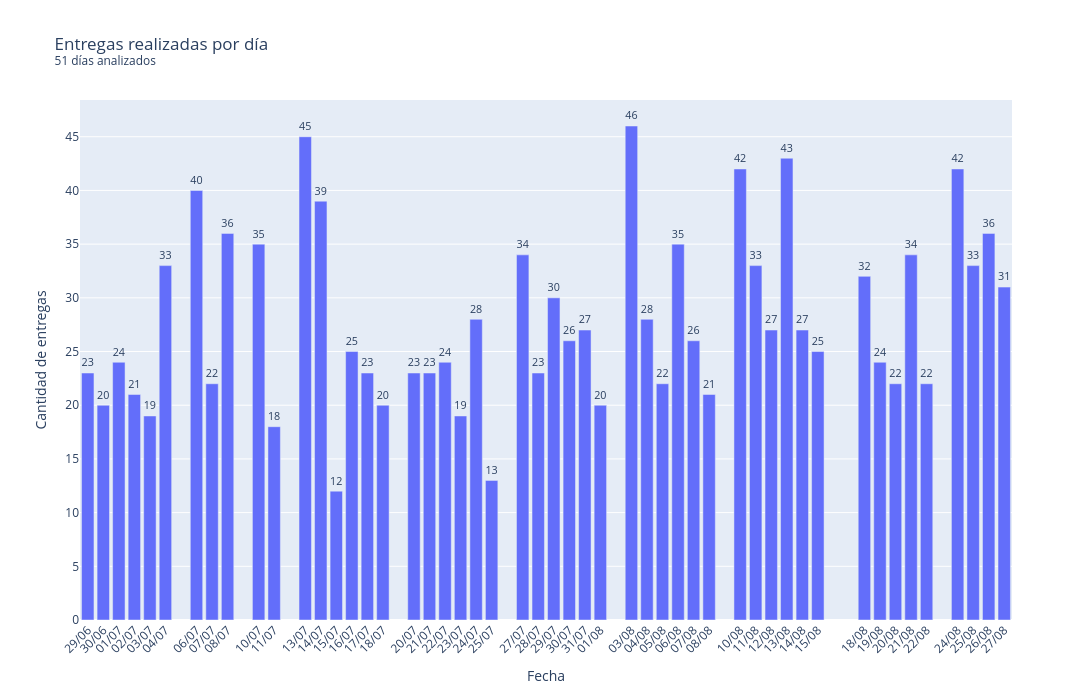

Notebook code for this chart:
### Markdown cell above
## 5. Entregas realizadas por día

Este análisis muestra la evolución del volumen de entregas a lo largo del período analizado.

La distribución diaria permite identificar patrones de actividad, días de mayor carga operativa y posibles variaciones en la demanda.

La visualización utiliza barras verticales para facilitar la comparación entre jornadas y detectar rápidamente los días con mayor cantidad de entregas.

Este indicador puede ser útil para la planificación de recorridos, organización de recursos y anticipación de jornadas de mayor volumen.

### Code cell
df_day = get_deliveries_by_day()

df_day["fecha"] = pd.to_datetime(
    df_day["fecha"],
    errors="coerce"
)

fig = px.bar(
    df_day,
    x="fecha",
    y="total_entregas",
    text="total_entregas",
    title=(
        f"Entregas realizadas por día"
        f"<br><sup>{dias_analizados} días analizados</sup>"
    ),
    labels={
        "fecha": "Fecha",
        "total_entregas": "Cantidad de entregas",
    },
)

fig.update_traces(
    textposition="outside"
)

fig.update_layout(
    width=1400,
    height=700,
    xaxis=dict(
        tickmode="array",
        tickvals=df_day["fecha"],
        ticktext=df_day["fecha"].dt.strftime("%d/%m"),
        tickangle=-45,
    ),
    xaxis_title="Fecha",
    yaxis_title="Cantidad de entregas",
)

fig.show()

### Figure 1 — Plotly figure (JSON) as saved in the notebook; plotly's stock layout.template omitted (floating-point values rounded to 4 significant figures)
{"data": [{"hovertemplate": "Fecha=%{x}<br>Cantidad de entregas=%{text}<extra></extra>", "legendgroup": "", "marker": {"color": "#636efa", "pattern": {"shape": ""}}, "name": "", "orientation": "v", "showlegend": false, "text": [23.0, 20.0, 24.0, 21.0, 19.0, 33.0, 40.0, 22.0, 36.0, 35.0, 18.0, 45.0, 39.0, 12.0, 25.0, 23.0, 20.0, 23.0, 23.0, 24.0, 19.0, 28.0, 13.0, 34.0, 23.0, 30.0, 26.0, 27.0, 20.0, 46.0, 28.0, 22.0, 35.0, 26.0, 21.0, 42.0, 33.0, 27.0, 43.0, 27.0, 25.0, 32.0, 24.0, 22.0, 34.0, 22.0, 42.0, 33.0, 36.0, 31.0], "textposition": "outside", "type": "bar", "x": ["2026-06-29T00:00:00", "2026-06-30T00:00:00", "2026-07-01T00:00:00", "2026-07-02T00:00:00", "2026-07-03T00:00:00", "2026-07-04T00:00:00", "2026-07-06T00:00:00", "2026-07-07T00:00:00", "2026-07-08T00:00:00", "2026-07-10T00:00:00", "2026-07-11T00:00:00", "2026-07-13T00:00:00", "2026-07-14T00:00:00", "2026-07-15T00:00:00", "2026-07-16T00:00:00", "2026-07-17T00:00:00", "2026-07-18T00:00:00", "2026-07-20T00:00:00", "2026-07-21T00:00:00", "2026-07-22T00:00:00", "2026-07-23T00:00:00", "2026-07-24T00:00:00", "2026-07-25T00:00:00", "2026-07-27T00:00:00", "2026-07-28T00:00:00", "2026-07-29T00:00:00", "2026-07-30T00:00:00", "2026-07-31T00:00:00", "2026-08-01T00:00:00", "2026-08-03T00:00:00", "2026-08-04T00:00:00", "2026-08-05T00:00:00", "2026-08-06T00:00:00", "2026-08-07T00:00:00", "2026-08-08T00:00:00", "2026-08-10T00:00:00", "2026-08-11T00:00:00", "2026-08-12T00:00:00", "2026-08-13T00:00:00", "2026-08-14T00:00:00", "2026-08-15T00:00:00", "2026-08-18T00:00:00", "2026-08-19T00:00:00", "2026-08-20T00:00:00", "2026-08-21T00:00:00", "2026-08-22T00:00:00", "2026-08-24T00:00:00", "2026-08-25T00:00:00", "2026-08-26T00:00:00", "2026-08-27T00:00:00"], "xaxis": "x", "y": [23, 20, 24, 21, 19, 33, 40, 22, 36, 35, 18, 45, 39, 12, 25, 23, 20, 23, 23, 24, 19, 28, 13, 34, 23, 30, 26, 27, 20, 46, 28, 22, 35, 26, 21, 42, 33, 27, 43, 27, 25, 32, 24, 22, 34, 22, 42, 33, 36, 31], "yaxis": "y"}], "layout": {"barmode": "relative", "height": 700, "legend": {"tracegroupgap": 0}, "title": {"text": "Entregas realizadas por día<br><sup>51 días analizados</sup>"}, "width": 1400, "xaxis": {"anchor": "y", "domain": [0, 1], "tickangle": -45, "tickmode": "array", "ticktext": ["29/06", "30/06", "01/07", "02/07", "03/07", "04/07", "06/07", "07/07", "08/07", "10/07", "11/07", "13/07", "14/07", "15/07", "16/07", "17/07", "18/07", "20/07", "21/07", "22/07", "23/07", "24/07", "25/07", "27/07", "28/07", "29/07", "30/07", "31/07", "01/08", "03/08", "04/08", "05/08", "06/08", "07/08", "08/08", "10/08", "11/08", "12/08", "13/08", "14/08", "15/08", "18/08", "19/08", "20/08", "21/08", "22/08", "24/08", "25/08", "26/08", "27/08"], "tickvals": ["2026-06-29T00:00:00", "2026-06-30T00:00:00", "2026-07-01T00:00:00", "2026-07-02T00:00:00", "2026-07-03T00:00:00", "2026-07-04T00:00:00", "2026-07-06T00:00:00", "2026-07-07T00:00:00", "2026-07-08T00:00:00", "2026-07-10T00:00:00", "2026-07-11T00:00:00", "2026-07-13T00:00:00", "2026-07-14T00:00:00", "2026-07-15T00:00:00", "2026-07-16T00:00:00", "2026-07-17T00:00:00", "2026-07-18T00:00:00", "2026-07-20T00:00:00", "2026-07-21T00:00:00", "2026-07-22T00:00:00", "2026-07-23T00:00:00", "2026-07-24T00:00:00", "2026-07-25T00:00:00", "2026-07-27T00:00:00", "2026-07-28T00:00:00", "2026-07-29T00:00:00", "2026-07-30T00:00:00", "2026-07-31T00:00:00", "2026-08-01T00:00:00", "2026-08-03T00:00:00", "2026-08-04T00:00:00", "2026-08-05T00:00:00", "2026-08-06T00:00:00", "2026-08-07T00:00:00", "2026-08-08T00:00:00", "2026-08-10T00:00:00", "2026-08-11T00:00:00", "2026-08-12T00:00:00", "2026-08-13T00:00:00", "2026-08-14T00:00:00", "2026-08-15T00:00:00", "2026-08-18T00:00:00", "2026-08-19T00:00:00", "2026-08-20T00:00:00", "2026-08-21T00:00:00", "2026-08-22T00:00:00", "2026-08-24T00:00:00", "2026-08-25T00:00:00", "2026-08-26T00:00:00", "2026-08-27T00:00:00"], "title": {"text": "Fecha"}}, "yaxis": {"anchor": "x", "domain": [0, 1], "title": {"text": "Cantidad de entregas"}}}}
